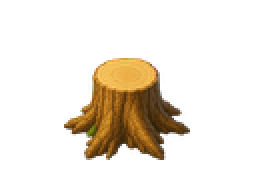
#> input picture art-source/30_normalized/environment/world-tree-pine-harvestable-standard-stump/world-tree-pine-harvestable-standard-stump__runtime-e001.webp, 128 x 96 px (shown 2 times larger)
$ python normalize-raster-to-pivot.py --input ../../art-source/30_normalized/environment/world-tree-pine-harvestable-standard-stump/world-tree-pine-harvestable-standard-stump__runtime-e001.webp --output out.png --canvas-width 100 --canvas-height 100 --visible-max-width 100 --visible-max-height 100 --pivot-x 5 --pivot-y 5
#> lines starting #> are read from the running program, lines starting #| are printed output that depends on the picture
#!/usr/bin/env python3
"""Create a deterministic transparent normalized raster around an exact pivot."""

import argparse
from pathlib import Path

from PIL import Image


def main() -> None:
    parser = argparse.ArgumentParser()
    parser.add_argument("--input", required=True)
    parser.add_argument("--output", required=True)
    parser.add_argument("--canvas-width", type=int, required=True)
    parser.add_argument("--canvas-height", type=int, required=True)
    parser.add_argument("--visible-max-width", type=int, required=True)
    parser.add_argument("--visible-max-height", type=int, required=True)
    parser.add_argument("--pivot-x", type=int, required=True)
    parser.add_argument("--pivot-y", type=int, required=True)
    args = parser.parse_args()

    source_path = Path(args.input).resolve()
    output_path = Path(args.output).resolve()
    if output_path.exists():
        raise SystemExit(f"Output exists; overwrite blocked: {output_path}")

    source = Image.open(source_path).convert("RGBA")
#> source is the input picture: PIL image 128x96 RGBA; mean R, G, B, A 24.1, 16.5, 5.8, 38.7
    bounds = source.getchannel("A").getbbox()
#> bounds = (32, 29, 95, 80)
    if bounds is None:
        raise SystemExit("Input has no visible alpha pixels")
    source = source.crop(bounds)
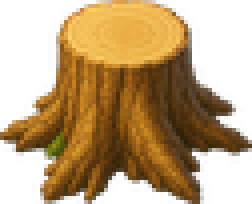
#> source: PIL image 63x51 RGBA (shown 4 times larger); mean R, G, B, A 92.1, 63, 22.1, 148.1; transparent parts drawn white

    scale = min(
        args.visible_max_width / source.width,
        args.visible_max_height / source.height,
    )
#> scale = 1.59
    width = max(1, round(source.width * scale))
#> width = 100
    height = max(1, round(source.height * scale))
#> height = 81
    resized = source.resize((width, height), Image.Resampling.LANCZOS)
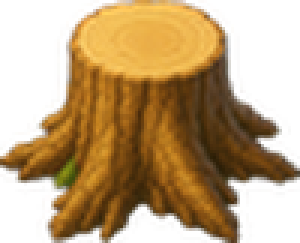
#> resized: PIL image 100x81 RGBA (shown 3 times larger); mean R, G, B, A 94.5, 64.7, 22.7, 148.1; transparent parts drawn white

    left = round(args.pivot_x - (width / 2))
#> left = -45
    top = args.pivot_y - height
#> top = -76
    if left < 0 or top < 0 or left + width > args.canvas_width or top + height > args.canvas_height:
#> (the run stopped early here; a loop or call above may not have finished)
